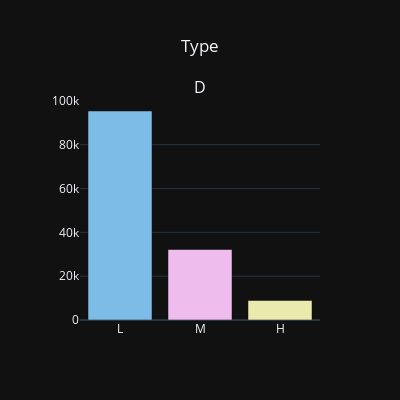

Here is the notebook cell this chart was saved with:
### Code cell
# distribution of categorical variables
colors = ['#7DBCE6','#EEBDEE','#EAEAAF','#8FE195','#E28181',
          '#87D8DB','#C2E37D','#DF93A4','#DCB778','#C497DE']

cat_cols=[col for col in df.columns if df[col].dtypes=="O" and col not in "Product ID"]

def cat_summary(dataframe, col):
    print(pd.DataFrame({col:df[col].value_counts(),
                       "Ratio":100*df[col].value_counts()/len(df)}))

    fig = make_subplots(rows=1,cols=1,
                        subplot_titles=('Distribution'))
    fig.add_trace(go.Bar(x=dataframe[col].value_counts().index,
                            y=dataframe[col].value_counts().values,
                            marker=dict(color=colors)),row=1,col=1)
    
    
  
    fig.update_layout(title = {'text': col,
                               'y':0.9,
                               'x':0.5,
                               'xanchor': 'center',
                               'yanchor': 'top'},
                      template = "plotly_dark",width=400,height=400)
    
    iplot(fig) # to show the plot in notebook with optimized design

for i in cat_cols:
    cat_summary(df,i)

### Figure 1 — Plotly figure (JSON) as saved in the notebook; plotly's stock layout.template omitted (floating-point values rounded to 4 significant figures)
{"data": [{"marker": {"color": ["#7DBCE6", "#EEBDEE", "#EAEAAF", "#8FE195", "#E28181", "#87D8DB", "#C2E37D", "#DF93A4", "#DCB778", "#C497DE"]}, "type": "bar", "x": ["L", "M", "H"], "xaxis": "x", "y": [95354, 32152, 8923], "yaxis": "y"}], "layout": {"annotations": [{"font": {"size": 16}, "showarrow": false, "text": "D", "x": 0.5, "xanchor": "center", "xref": "paper", "y": 1, "yanchor": "bottom", "yref": "paper"}], "height": 400, "title": {"text": "Type", "x": 0.5, "xanchor": "center", "y": 0.9, "yanchor": "top"}, "width": 400, "xaxis": {"anchor": "y", "domain": [0, 1]}, "yaxis": {"anchor": "x", "domain": [0, 1]}}}
